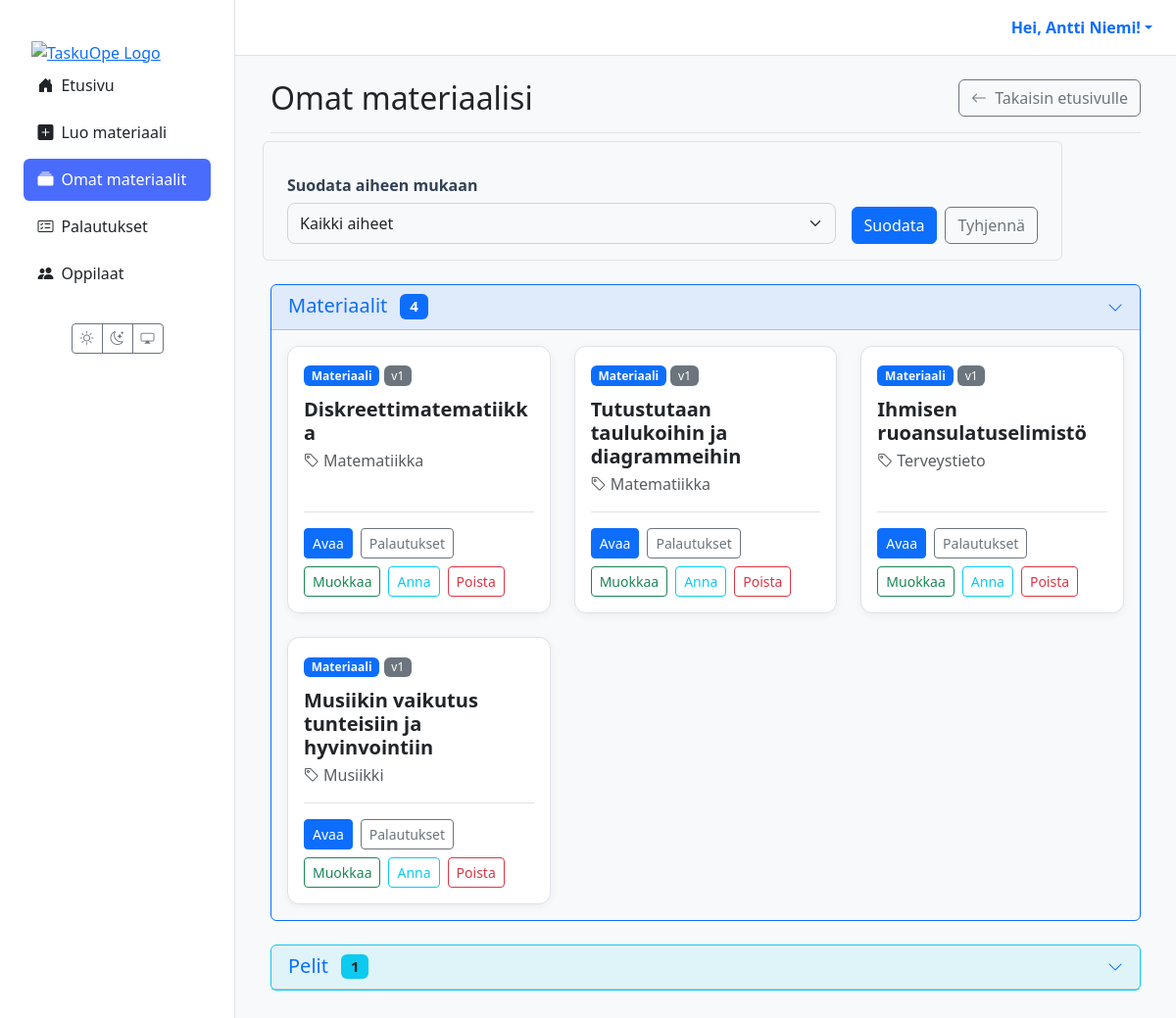
Before: /materiaalit/ (signed in) with the older database file.
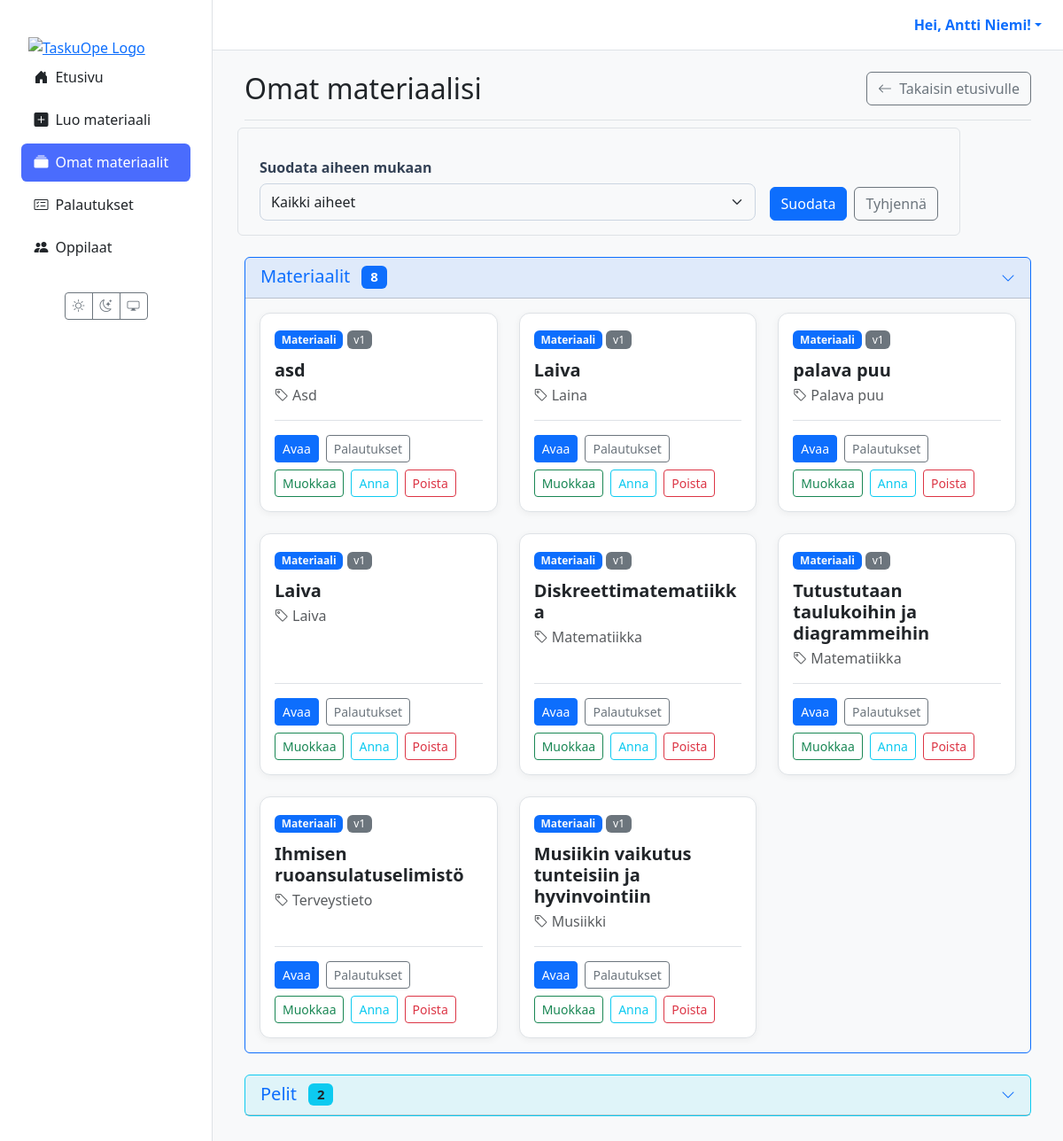
After: the same page with the newer database file.
### users/models.py (models this page shows, shortened)
class CustomUser(AbstractUser):
    class Role(models.TextChoices):
        TEACHER = 'TEACHER', 'Teacher'
        STUDENT = 'STUDENT', 'Student'
    role = models.CharField(max_length=50, choices=Role.choices, default=Role.STUDENT)
    grade_class = models.PositiveSmallIntegerField(
        verbose_name="Luokka-aste",
        null=True,
        blank=True,
        choices=[(i, f"{i}. luokka") for i in range(1, 7)]
    )
    profile_image = models.ImageField(
        verbose_name="Profiilikuva",
        upload_to='profile_pics/',
        null=True,
        blank=True
    )

### materials/models.py (models this page shows, shortened)
class Material(models.Model):
    class MaterialType(models.TextChoices):
        TASK = 'tehtävä', _('Tehtävä')
        LEARNING_MATERIAL = 'oppimateriaali', _('Oppimateriaali')
        TEST = 'testi', _('Testi')
        EXAM = 'koe', _('Koe')
        GAME = 'peli', _('Peli')
    class Status(models.TextChoices):
        DRAFT = 'DRAFT', _('Luonnos')
        PENDING_APPROVAL = 'PENDING', _('Odottaa hyväksyntää')
        APPROVED = 'APPROVED', _('Hyväksytty')
        REJECTED = 'REJECTED', _('Hylätty')
    GRADE_CHOICES = [(str(i), f"{i}. luokka") for i in range(1, 7)]
    id = models.UUIDField(primary_key=True, default=uuid.uuid4, editable=False)
    title = models.CharField(max_length=255, verbose_name=_("Otsikko"))
    content = models.TextField(
        verbose_name=_("Sisältö"),
        help_text=_("Raakasisältö, esim. AI:n tuottama teksti.")
    )
    structured_content = models.JSONField(
        null=True,
        blank=True,
        verbose_name=_("Jäsennelty sisältö"),
        help_text=_("Esim. monivalinnat tai tehtävän rakenne JSON-muodossa.")
    )
    material_type = models.CharField(
        max_length=50,
        choices=MaterialType.choices,
        default=MaterialType.TASK,
        verbose_name=_("Materiaalin tyyppi"),
    )
    subject = models.CharField(max_length=100, null=True, blank=True, verbose_name=_("Aine"))
    grade_level = models.CharField(
        max_length=20,
        choices=GRADE_CHOICES,
        null=True,
        blank=True,
        verbose_name=_("Luokka-aste"),
    )
    audience = models.JSONField(
        null=True,
        blank=True,
        verbose_name=_("Kohderyhmä"),
        help_text=_("Esim. {'learning_styles': ['visuaalinen'], 'languages': ['fi']}")
    )
    author = models.ForeignKey(
        settings.AUTH_USER_MODEL,
        related_name='authored_materials',
        on_delete=models.CASCADE,
        limit_choices_to={'role': 'TEACHER'},
        verbose_name=_("Tekijä (opettaja)"),
    )
    prompt = models.ForeignKey(
        Prompt,
        on_delete=models.SET_NULL,
        null=True,
        blank=True,
        verbose_name=_("Kehoite"),
    )
    status = models.CharField(
        max_length=50,
        choices=Status.choices,
        default=Status.DRAFT,
        verbose_name=_("Tila"),
    )
    version = models.IntegerField(default=1, verbose_name=_("Versio"))
    parent = models.ForeignKey(
        'self',
        on_delete=models.SET_NULL,
        null=True,
        blank=True,
        related_name='versions',
        verbose_name=_("Edellinen versio"),
    )
    created_at = models.DateTimeField(auto_now_add=True, verbose_name=_("Luotu"))
    updated_at = models.DateTimeField(auto_now=True, verbose_name=_("Päivitetty"))
    class Meta:
        verbose_name = _("Materiaali")
        verbose_name_plural = _("Materiaalit")

### materials/views/teacher.py (the view)
# urls.py: path("materiaalit/", views.material_list_view, name="material_list"),
@login_required(login_url='kirjaudu')
def material_list_view(request):
    if request.user.role != 'TEACHER':
        messages.error(request, "Vain opettajat voivat nähdä tämän sivun.")
        return redirect('dashboard')
    selected_subject = request.GET.get('subject', '')
    all_materials = Material.objects.filter(author=request.user).order_by('-created_at')
    normal_materials = all_materials.exclude(material_type='peli')
    game_materials = all_materials.filter(material_type='peli')
    subjects = all_materials.exclude(subject__isnull=True).exclude(subject='').values_list('subject', flat=True).distinct().order_by('subject')
    if selected_subject:
        normal_materials = normal_materials.filter(subject=selected_subject)
        game_materials = game_materials.filter(subject=selected_subject)
    context = {
        'materials': normal_materials,  # Normaalit materiaalit
        'games': list(game_materials[:50]),  # Pelit erikseen
        'subjects': subjects,
        'selected_subject': selected_subject,
    }
    return render(request, 'materials/list.html', context)

### templates/materials/list.html (shortened to what this page needs)
{% extends 'partials/base.html' %}
{% load static %}
{% block content %}
<div class="container-fluid">
  <div class="d-flex justify-content-between align-items-center mb-4 border-bottom pb-3">
    <h1 class="h2 mb-0">Omat materiaalisi</h1>
    <a href="{% url 'dashboard' %}" class="btn btn-outline-secondary">
      <i class="bi bi-arrow-left me-1"></i> Takaisin etusivulle
    </a>
  </div>
  <div style="max-width: 800px;" class="mb-4">
    <form method="get" class="row g-3 align-items-end p-3 rounded border">
      <div class="col-md">
        <label for="subject-filter" class="form-label fw-bold">Suodata aiheen mukaan</label>
        <select name="subject" id="subject-filter" class="form-select">
          <option value="">Kaikki aiheet</option>
        </select>
      </div>
      <div class="col-md-auto">
        <div class="d-flex gap-2">
          <button type="submit" class="btn btn-primary">Suodata</button>
          <a href="{% url 'material_list' %}" class="btn btn-outline-secondary">Tyhjennä</a>
        </div>
      </div>
    </form>
  </div>
<section class="mb-4">
  <div class="card border-primary">
    <div class="card-header bg-primary bg-opacity-10">
      <button class="btn btn-link w-100 text-start text-decoration-none p-0"
              type="button"
              data-bs-toggle="collapse"
              data-bs-target="#materialsCollapse"
              aria-expanded="true"
              aria-controls="materialsCollapse">
        <div class="d-flex justify-content-between align-items-center">
          <h5 class="mb-0">Materiaalit <span class="badge bg-primary ms-2">{{ materials|length }}</span></h5>
          <i class="bi bi-chevron-down"></i>
        </div>
      </button>
    </div>
    <div id="materialsCollapse" class="collapse show">
      <div class="card-body">
        <div class="row row-cols-1 row-cols-md-2 row-cols-xl-3 g-4">
          {% for m in materials %}
            <div class="col">
              <div class="card material-card h-100">
                <div class="card-body d-flex flex-column">
                  <div class="mb-2">
                    <span class="badge bg-primary text-light">Materiaali</span>
                    <span class="badge bg-secondary fw-normal">v{{ m.version }}</span>
                  </div>
                  <h5 class="card-title mt-1">{{ m.title }}</h5>
                  <p class="card-subtitle mb-3 text-muted">
                    <i class="bi bi-tag me-1"></i>{{ m.subject|default:'Ei määritelty' }}
                  </p>
                  <div class="card-actions mt-auto pt-3">
                    <a class="btn btn-sm btn-primary" href="{% url 'material_detail' material_id=m.id %}">Avaa</a>
                    <a class="btn btn-sm btn-outline-secondary" href="{% url 'view_submissions' material_id=m.id %}">Palautukset</a>
                    <a class="btn btn-sm btn-outline-success" href="{% url 'material_edit' material_id=m.id %}">Muokkaa</a>
                    <a class="btn btn-sm btn-outline-info" href="{% url 'assign_material' material_id=m.id %}">Anna</a>
                    <button type="button" class="btn btn-sm btn-outline-danger"
                            data-bs-toggle="modal"
                            data-bs-target="#deleteMaterialModal-{{ m.id }}">
                      Poista
                    </button>
                  </div>
                </div>
              </div>
            </div>
          {% empty %}
            <div class="col-12"><div class="alert alert-info">Ei materiaaleja tällä suodatuksella.</div></div>
          {% endfor %}
        </div>
      </div>
    </div>
  </div>
</section>
{% if games %}
<section class="mb-4">
  <div class="card border-info">
    <div class="card-header bg-info bg-opacity-10">
      <button class="btn btn-link w-100 text-start text-decoration-none p-0"
              type="button"
              data-bs-toggle="collapse"
              data-bs-target="#gamesCollapse"
              aria-expanded="false"
              aria-controls="gamesCollapse">
        <div class="d-flex justify-content-between align-items-center">
          <h5 class="mb-0">Pelit <span class="badge bg-info text-dark ms-2">{{ games|length }}</span></h5>
          <i class="bi bi-chevron-down"></i>
        </div>
      </button>
    </div>
  </div>
</section>
{% endif %}
</div>
{% endblock %}

### templates/partials/base.html (shortened to what this page needs)
{% load static %}
<!DOCTYPE html>
<html lang="fi" data-bs-theme="light">
<head>
  <link href="https://cdn.jsdelivr.net/npm/bootstrap@5.3.2/dist/css/bootstrap.min.css" rel="stylesheet">
  <link rel="stylesheet" href="https://cdn.jsdelivr.net/npm/bootstrap-icons@1.11.3/font/bootstrap-icons.min.css">
  <link rel="stylesheet" href="{% static 'css/style.css' %}">
</head>
<body>
  <div class="main-layout-container">
    <aside class="sidebar d-none d-lg-flex flex-column">
      <div class="flex-column w-100">
        <a href="{% url 'dashboard' %}" class="px-3 pt-3 d-block"><img src="{% static 'images/logo1.png' %}" alt="TaskuOpe Logo" class="img-fluid"></a>
        {% with nm=request.resolver_match.url_name %}
        <nav class="nav nav-pills flex-column mb-4 px-2">
          <a href="{% url 'dashboard' %}" class="nav-link {% if nm == 'dashboard' %}active{% endif %}"><i class="bi bi-house-door-fill me-2"></i>Etusivu</a>
          {% if request.user.is_authenticated and request.user.role == 'STUDENT' %}
            <a href="{% url 'student_assignments' %}" class="nav-link {% if nm == 'student_assignments' %}active{% endif %}"><i class="bi bi-list-check me-2"></i>Omat tehtävät</a>
            <a href="{% url 'student_games' %}" class="nav-link {% if nm == 'student_games' %}active{% endif %}"><i class="bi bi-controller me-2"></i>Pelit</a>
            <a href="{% url 'student_grades' %}" class="nav-link {% if nm == 'student_grades' %}active{% endif %}"><i class="bi bi-award me-2"></i>Palautukset & arvioinnit</a>
          {% elif request.user.is_authenticated and request.user.role == 'TEACHER' %}
            <a href="{% url 'create_material' %}" class="nav-link {% if nm == 'create_material' %}active{% endif %}"><i class="bi bi-plus-square-fill me-2"></i>Luo materiaali</a>
            <a href="{% url 'material_list' %}" class="nav-link {% if nm == 'material_list' %}active{% endif %}"><i class="bi bi-collection-fill me-2"></i>Omat materiaalit</a>
            <a href="{% url 'view_all_submissions' %}" class="nav-link {% if nm == 'view_all_submissions' %}active{% endif %}"><i class="bi bi-card-checklist me-2"></i>Palautukset</a>
            <a href="{% url 'teacher_student_list' %}" class="nav-link {% if nm == 'teacher_student_list' %}active{% endif %}"><i class="bi bi-people-fill me-2"></i>Oppilaat</a>
          {% endif %}
        </nav>
        {% endwith %}
        <div class="mt-auto text-center pb-3">
          <div class="btn-group"><button id="theme-light" class="btn btn-outline-secondary btn-sm"><i class="bi bi-sun"></i></button><button id="theme-dark" class="btn btn-outline-secondary btn-sm"><i class="bi bi-moon-stars"></i></button><button id="theme-system" class="btn btn-outline-secondary btn-sm"><i class="bi bi-display"></i></button></div>
        </div>
      </div>
    </aside>
    <div class="main-content-wrapper">
      <header class="main-header d-none d-lg-flex justify-content-end align-items-center px-4 py-3">
        <div class="dropdown">
          <a href="#" class="d-flex align-items-center text-decoration-none dropdown-toggle" data-bs-toggle="dropdown">
            <strong>Hei, {{ user.get_full_name|default:user.username }}!</strong>
          </a>
        </div>
      </header>
      <main class="page-content">
        {% block content %}{% endblock %}
      </main>
    </div>
  </div>
</body>
</html>

### TaskuOpe/static/css/style.css (style rules this page uses)
:root { --sidebar-width: 240px; }
[data-bs-theme="light"] { --bg-color: #f8f9fa; --card-bg-color: #ffffff; --text-color: #212529; --border-color: #dee2e6; --bs-body-bg: var(--bg-color); --bs-body-color: var(--text-color); --bs-border-color: var(--border-color); --bs-card-bg: var(--card-bg-color); }
html, body { height: 100%; overflow: hidden; }
.main-layout-container { display: flex; flex-direction: row; height: 100%; width: 100%; background-color: var(--bs-body-bg); }
.sidebar { width: var(--sidebar-width); flex-shrink: 0; height: 100vh; overflow-y: auto; background-color: var(--card-bg-color); border-right: 1px solid var(--border-color); padding: 1.5rem 1rem; }
.main-content-wrapper { flex-grow: 1; display: flex; flex-direction: column; height: 100vh; overflow: hidden; }
.main-header { flex-shrink: 0; background-color: var(--card-bg-color); border-bottom: 1px solid var(--border-color); padding: 0.75rem 1.5rem; }
.page-content { flex-grow: 1; overflow-y: auto; padding: 1.5rem; }
.sidebar .nav-link { color: var(--text-color); font-weight: 500; padding: 0.6rem 0.9rem; border-radius: 0.4rem; margin-bottom: 0.3rem; transition: background 0.2s; }
.sidebar .nav-link.active { background-color: #4a6cfd; color: #fff; }
.card-body, #markdown-preview { display: flow-root; }
#markdown-preview h1, .card-body h1, #markdown-preview h2, .card-body h2, #markdown-preview h3, .card-body h3, #markdown-preview h4, .card-body h4, #markdown-preview p, .card-body p, #markdown-preview ul, .card-body ul, #markdown-preview ol, .card-body ol, #markdown-preview blockquote, .card-body blockquote { margin-bottom: 1.25rem; }
.form-label { font-weight: 600; margin-bottom: 6px; color: #334155; }
.form-control, .form-select { border: 1px solid #cbd5e1; padding: 8px 12px; border-radius: 8px; transition: border-color 0.2s, box-shadow 0.2s; }
:root { --taskuope-font-sans: system-ui, -apple-system, "Segoe UI", Roboto, "Helvetica Neue", Arial, sans-serif; }
.material-card { border: 1px solid var(--border-color); border-radius: 0.75rem; box-shadow: 0 2px 8px rgba(0,0,0,0.05); transition: transform 0.2s ease, box-shadow 0.2s ease; background-color: var(--card-bg-color); }
.material-card .card-title { font-weight: 600; color: var(--text-color); }
.material-card .card-actions { border-top: 1px solid var(--border-color); display: flex; flex-wrap: wrap; gap: 0.5rem; align-items: center; }

Changed rows visible on the page:
added Material: version "1", title "asd", subject "Asd"
added Material: version "1", title "Laiva", subject "Laina"
added Material: version "1", title "palava puu", subject "Palava puu"
added Material: version "1", title "Laiva", subject "Laiva"
Other visible differences:
{{ materials|length }}: "4" → "8"
{{ games|length }}: "1" → "2"
